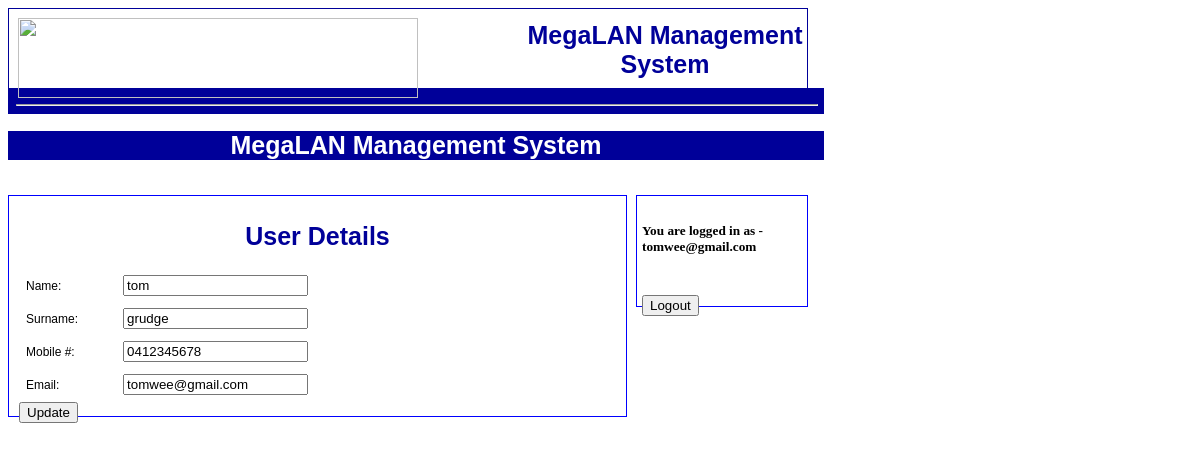
The app's page /xampp/htdocs/lyndon_temp_For_review/user_details.php (signed in) with its own data.
### tables this page shows
CREATE TABLE IF NOT EXISTS `client` (
  `clientID` smallint(6) NOT NULL AUTO_INCREMENT COMMENT 'Primary Key, Auto_increment',
  `username` varchar(256) NOT NULL,
  `password` varchar(64) NOT NULL,
  `first_name` varchar(32) NOT NULL,
  `last_name` varchar(32) NOT NULL,
  `mobile` char(10) NOT NULL,
  `email` varchar(256) NOT NULL,
  `admin` binary(1) NOT NULL COMMENT '0= no, 1= yes',
  PRIMARY KEY (`clientID`)
);

### xampp/htdocs/lyndon_temp_For_review/user_details.php (the view, shortened to what this page needs)
<html>
<!DOCTYPE html PUBLIC "-//W3C//DTD XHTML 1.0 Transitional//EN" "http:
	//www.w3.org/TR/xhtml1/DTD/xhtml1-transitional.dtd">
<head>
	<link rel="stylesheet" type="text/css" href="CSSsoFar_revised_revb.css" />
</head>
<body>
<div class="top_header">
	<p class="solid">
	<table class = "top" width = "800" height = "80">
	<tr>
		<td width = "500">
		<img align ="left" src="http://cassa.org.au/wp-content/uploads/2011/07/CASSA-Header-32.png" width="400" height="80">
		</td>
		<td width = "300" align ="middle">
		<h1> MegaLAN Management System </h1>
		</td>
	</tr>
	</table>
	</p>
</div>
<div style="PADDING-BOTTOM: 8px; BACKGROUND-COLOR: #000099; PADDING-LEFT: 8px; WIDTH: 800px; PADDING-RIGHT: 8px; HEIGHT: 10px; PADDING-TOP: 8px; align: left">
		<hr style="WIDTH: 800px">
</div>
			<div id="container" style="WIDTH: 800px">
			<div style="BACKGROUND-COLOR: #000099; WIDTH: 816px">
				<h1 id="h1w">MegaLAN Management System</h1>
			</div>
			<br />
<?php
			echo '<div id="menu" style=" border:1px solid blue; margin:0px; padding:5px;
						BACKGROUND-COLOR: #ffffff; WIDTH: 160px; FLOAT: right; HEIGHT: 100px" >';
			echo '<h5>You are logged in as -<br>' . $_SESSION['username']. '</h5><br/>';
			echo '<form name="input" action="logout.php" method="post">';
			echo '<input  type="submit" value="Logout" >';
			echo '</form>';
			echo '</div>';
	$details = mysql_query("SELECT * FROM client WHERE username = '" .
		mysql_real_escape_string($_SESSION['username']) . "'")or die(mysql_error());
		echo '<div id="content" style="border:1px solid blue; margin:0px; padding:10px;
				BACKGROUND-COLOR: #ffffff; WIDTH: 597px; FLOAT: left; HEIGHT: 200px">';
		echo '<h1>User Details</h1>';
		echo '<table width= "400" cellpadding = "5px">';
		echo '<form name="update" action="user_update.php" method="post">';
	while($row =mysql_fetch_array($details, MYSQL_BOTH))
		{
			echo '<tr><td><t8>Name: </t8></td><td><input type="text" name="first_name" value="' . $row['first_name'] . '"/></td></tr>';
			echo '<tr><td><t8>Surname: </t8></td><td><input  type="text" name="last_name" value="' . $row['last_name'] .'"/></td></tr>';
			echo '<tr><td><t8>Mobile #: </t8></td><td><input  type="text" name="mobile" value="' . $row['mobile'] .'"/></td></tr>';
			echo '<tr><td><t8>Email: </t8></td><td><input  type="text" name="email" value="' . $row['email'] .'"/></td></tr>';
		}
			echo '</table>';
			echo' <input  type="submit" value="Update" >';
			echo '</div>';
			echo '</body>';
			echo '</html>';
?>

### xampp/htdocs/lyndon_temp_For_review/CSSsoFar_revised_revb.css (style rules this page uses)
body { background-color:#ffffff; }
h1 { color:#000099; text-align:center; font-family:"arial"; font-size:25px; }
#h1w { color:#ffffff; text-align:center; font-family:"arial"; font-size:25px; }
div.top_header { width:800px; height:80px; align:left; }
t8 { font-family:"arial"; font-size:12px; }
p.solid { border-style:solid; border-width:thin; border-color:#000099; padding:6px; }

### records on screen
client: first_name "tom", last_name "grudge", mobile "0412345678", email "tomwee@gmail.com"

### other values on screen
$_SESSION['username'] "tomwee@gmail.com"
